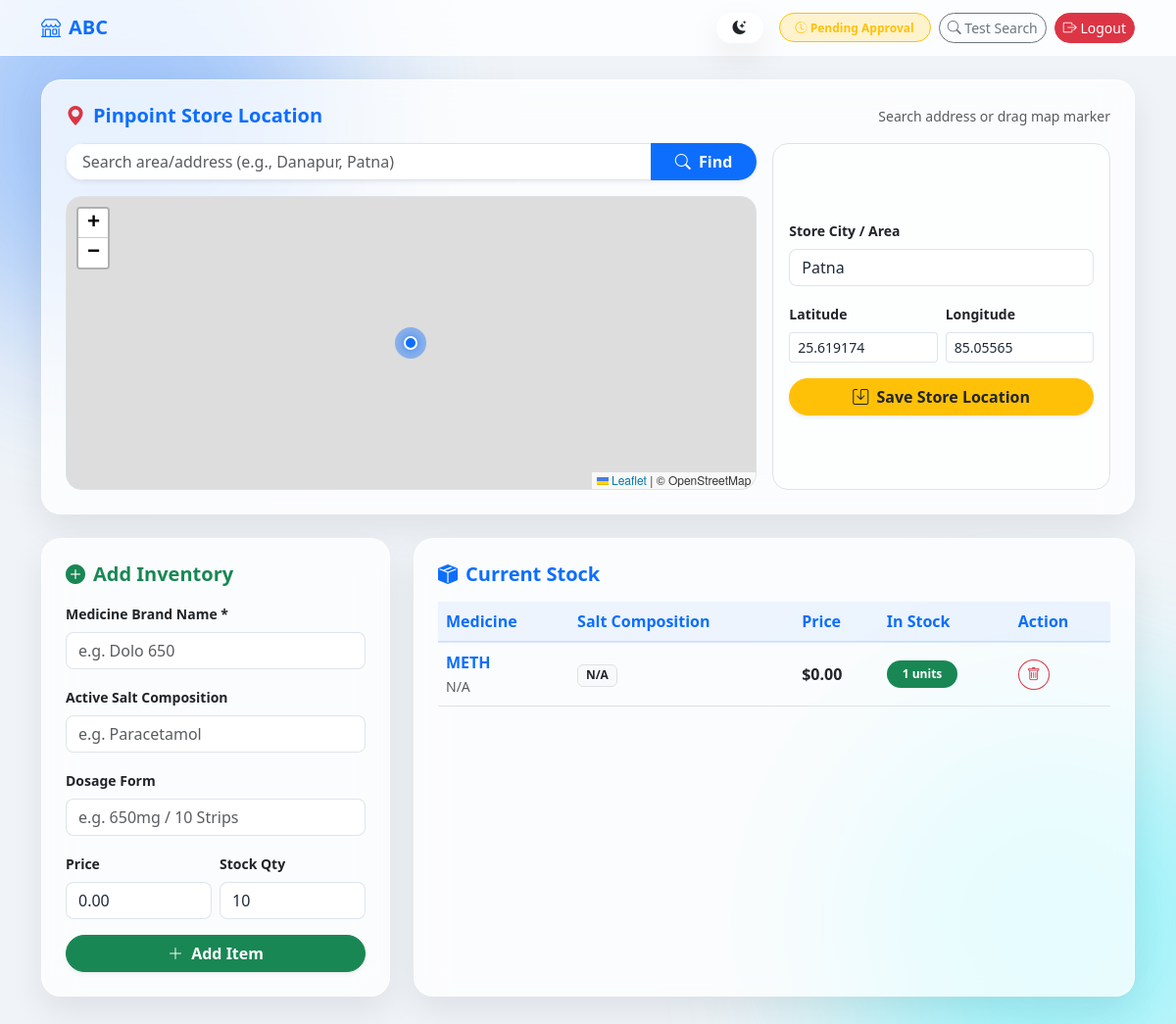
/dashboard (signed in), run on the app's committed database.
### tables this page shows
CREATE TABLE shops 
                        (id INTEGER PRIMARY KEY, name TEXT, city TEXT, password TEXT, lat REAL, lng REAL, status TEXT DEFAULT 'Pending', license_number TEXT, license_image TEXT, gst_certificate TEXT, shop_photo TEXT);

CREATE TABLE inventory 
                        (id INTEGER PRIMARY KEY, shop_id INTEGER, med_name TEXT, price REAL DEFAULT 0.0, stock_quantity INTEGER DEFAULT 1, dosage TEXT DEFAULT '', salt_composition TEXT DEFAULT '');

### app.py (the view, shortened to what this page needs)
@app.route("/dashboard", methods=["GET", "POST"])
def dashboard():
    if "shop_id" not in session:
        return redirect("/login")
    db = get_db()
    items = db.execute("SELECT * FROM inventory WHERE shop_id=?", (session["shop_id"],)).fetchall()
    shop = db.execute("SELECT * FROM shops WHERE id=?", (session["shop_id"],)).fetchone()
    reservations = db.execute("""
        SELECT r.id, r.customer_phone, r.created_at, i.med_name
        FROM reservations r
        JOIN inventory i ON r.inventory_id = i.id
        WHERE i.shop_id = ? ORDER BY r.id DESC
    """, (session["shop_id"],)).fetchall()
    return render_template("dashboard.html", items=items, shop=shop, reservations=reservations)

### app.py (called while the page is built)
def get_db():
    conn = sqlite3.connect("database.db")
    conn.row_factory = sqlite3.Row
    conn.execute("PRAGMA foreign_keys = ON;")
    return conn

### templates/dashboard.html (shortened to what this page needs)
<!DOCTYPE html>
<html lang="en">
<head>
    <link rel="stylesheet" href="https://cdn.jsdelivr.net/npm/bootstrap@5.3.0/dist/css/bootstrap.min.css">
    <link rel="stylesheet" href="https://unpkg.com/leaflet@1.9.4/dist/leaflet.css" />
    <link rel="stylesheet" href="https://cdn.jsdelivr.net/npm/bootstrap-icons@1.10.5/font/bootstrap-icons.css">
    <link rel="stylesheet" href="/static/css/style.css">
</head>
<body class="ambient-bg pb-5">
<nav class="navbar navbar-expand-lg glass-nav sticky-top mb-4">
    <div class="container">
        <span class="navbar-brand fw-bold text-primary"><i class="bi bi-shop me-2"></i>{% if shop %}{{ shop.name }}{% else %}Shop Dashboard{% endif %}</span>
        <div class="d-flex align-items-center gap-2">
            <button class="btn btn-sm glass-card px-3 rounded-pill me-2" onclick="toggleTheme()" title="Toggle Theme">
                <i id="theme-toggle-icon" class="bi bi-moon-stars-fill text-dark"></i>
            </button>
            {% if shop and shop.status == 'Verified' %}
                <span class="badge bg-success-subtle text-success border border-success px-3 py-2 rounded-pill"><i class="bi bi-patch-check-fill"></i> Verified</span>
            {% elif shop and shop.status == 'Rejected' %}
                <span class="badge bg-danger-subtle text-danger border border-danger px-3 py-2 rounded-pill"><i class="bi bi-x-circle-fill"></i> Rejected</span>
            {% else %}
                <span class="badge bg-warning-subtle text-warning border border-warning px-3 py-2 rounded-pill"><i class="bi bi-clock-history"></i> Pending Approval</span>
            {% endif %}
            <a href="/" class="btn btn-outline-secondary btn-sm rounded-pill"><i class="bi bi-search"></i> Test Search</a>
            <a href="/logout" class="btn btn-danger btn-sm rounded-pill"><i class="bi bi-box-arrow-right"></i> Logout</a>
        </div>
    </div>
</nav>
<div class="container">
    <div class="row g-4">
        <div class="col-12">
            <div class="card glass-card p-4">
                <div class="d-flex justify-content-between align-items-center mb-3">
                    <h5 class="fw-bold mb-0 text-primary"><i class="bi bi-geo-alt-fill text-danger me-2"></i>Pinpoint Store Location</h5>
                    <small class="text-muted">Search address or drag map marker</small>
                </div>
                <div class="row g-3">
                    <div class="col-md-8">
                        <div class="input-group mb-3 shadow-sm rounded-pill overflow-hidden">
                            <input type="text" id="address-search" class="form-control glass-input border-0 ps-3" placeholder="Search area/address (e.g., Danapur, Patna)">
                            <button class="btn btn-primary px-4 fw-semibold" type="button" onclick="geocodeAddress()"><i class="bi bi-search me-1"></i> Find</button>
                        </div>
                        <div id="admin-map" class="rounded-4 border" style="height: 300px;"></div>
                    </div>
                    <div class="col-md-4">
                        <form action="/update_location" method="POST" class="p-3 rounded-4 border bg-white bg-opacity-50 h-100 d-flex flex-column justify-content-center">
                            <div class="mb-3">
                                <label class="form-label small fw-bold">Store City / Area</label>
                                <input type="text" name="city" id="city" class="form-control glass-input rounded-3" value="{% if shop %}{{ shop.city or '' }}{% endif %}" placeholder="e.g. Patna" required>
                            </div>
                            <div class="row g-2 mb-3">
                                <div class="col-6">
                                    <label class="form-label small fw-bold">Latitude</label>
                                    <input type="text" name="lat" id="lat" class="form-control form-control-sm glass-input text-muted" value="{% if shop %}{{ shop.lat or '' }}{% endif %}" readonly>
                                </div>
                                <div class="col-6">
                                    <label class="form-label small fw-bold">Longitude</label>
                                    <input type="text" name="lng" id="lng" class="form-control form-control-sm glass-input text-muted" value="{% if shop %}{{ shop.lng or '' }}{% endif %}" readonly>
                                </div>
                            </div>
                            <button type="submit" class="btn btn-warning text-dark w-100 fw-semibold rounded-pill shadow-sm"><i class="bi bi-save me-1"></i> Save Store Location</button>
                        </form>
                    </div>
                </div>
            </div>
        </div>
        <div class="col-md-4">
            <div class="card glass-card p-4 h-100">
                <h5 class="fw-bold mb-3 text-success"><i class="bi bi-plus-circle-fill me-2"></i>Add Inventory</h5>
                <form method="POST">
                    <div class="mb-3">
                        <label class="form-label small fw-bold">Medicine Brand Name *</label>
                        <input type="text" name="med_name" class="form-control glass-input rounded-3" placeholder="e.g. Dolo 650" required>
                    </div>
                    <div class="mb-3">
                        <label class="form-label small fw-bold">Active Salt Composition</label>
                        <input type="text" name="salt_composition" class="form-control glass-input rounded-3" placeholder="e.g. Paracetamol">
                    </div>
                    <div class="mb-3">
                        <label class="form-label small fw-bold">Dosage Form</label>
                        <input type="text" name="dosage" class="form-control glass-input rounded-3" placeholder="e.g. 650mg / 10 Strips">
                    </div>
                    <div class="row g-2 mb-3">
                        <div class="col-6">
                            <label class="form-label small fw-bold">Price</label>
                            <input type="number" step="0.01" name="price" class="form-control glass-input rounded-3" value="0.00">
                        </div>
                        <div class="col-6">
                            <label class="form-label small fw-bold">Stock Qty</label>
                            <input type="number" name="stock_quantity" class="form-control glass-input rounded-3" value="10">
                        </div>
                    </div>
                    <button type="submit" class="btn btn-success w-100 fw-semibold rounded-pill shadow-sm"><i class="bi bi-plus-lg me-1"></i> Add Item</button>
                </form>
            </div>
        </div>
        <div class="col-md-8">
            <div class="card glass-card p-4 h-100">
                <h5 class="fw-bold mb-3 text-primary"><i class="bi bi-box-seam-fill me-2"></i>Current Stock</h5>
                <div class="table-responsive">
                    <table class="table table-glass align-middle">
                        <thead>
                            <tr>
                                <th>Medicine</th>
                                <th>Salt Composition</th>
                                <th>Price</th>
                                <th>In Stock</th>
                                <th>Action</th>
                            </tr>
                        </thead>
                        <tbody>
                            {% for item in items %}
                            <tr>
                                <td>
                                    <div class="fw-semibold text-primary">{{ item.med_name }}</div>
                                    <small class="text-muted">{{ item.dosage or 'N/A' }}</small>
                                </td>
                                <td><span class="badge bg-light text-dark border">{{ item.salt_composition or 'N/A' }}</span></td>
                                <td class="fw-bold">${{ "%.2f"|format(item.price or 0.0) }}</td>
                                <td><span class="badge bg-success rounded-pill px-3 py-2">{{ item.stock_quantity or 0 }} units</span></td>
                                <td>
                                    <form action="/delete_medicine/{{ item.id }}" method="POST" class="m-0" onsubmit="return confirm('Remove medicine?');">
                                        <button type="submit" class="btn btn-outline-danger btn-sm rounded-circle"><i class="bi bi-trash"></i></button>
                                    </form>
                                </td>
                            </tr>
                            {% else %}
                            <tr>
                                <td colspan="5" class="text-center py-4 text-muted">No inventory added yet.</td>
                            </tr>
                            {% endfor %}
                        </tbody>
                    </table>
                </div>
            </div>
        </div>
    </div>
</div>
</body>
</html>

### static/css/style.css (style rules this page uses)
:root { --primary-gradient: linear-gradient(135deg, #0d6efd 0%, #0a58ca 50%, #6610f2 100%); --liquid-gradient: linear-gradient(-45deg, #0d6efd, #0a58ca, #17a2b8, #6610f2); --glass-bg: rgba(255, 255, 255, 0.75); --glass-bg-hover: rgba(255, 255, 255, 0.88); --glass-border: rgba(255, 255, 255, 0.6); --glass-shadow: 0 15px 35px rgba(0, 0, 0, 0.08); }
body { font-family: system-ui, -apple-system, "Segoe UI", Roboto, "Helvetica Neue", Arial, sans-serif; background-color: #f0f4f8; color: #2c3e50; min-height: 100vh; overflow-x: hidden; animation: pageFadeIn 0.5s ease-out; }
.ambient-bg { position: relative; min-height: 100vh; background-color: #f0f4f8; overflow-x: hidden; }
.ambient-bg::before, .ambient-bg::after { content: ""; position: fixed; width: 450px; height: 450px; border-radius: 50%; filter: blur(90px); opacity: 0.35; pointer-events: none; z-index: 0; animation: floatBlob 14s ease-in-out infinite alternate; }
.ambient-bg::before { background: #0d6efd; top: -100px; left: -100px; }
.ambient-bg::after { background: #00f2fe; bottom: -100px; right: -100px; animation-delay: -7s; }
.glass-card { background: var(--glass-bg) !important; backdrop-filter: blur(16px); -webkit-backdrop-filter: blur(16px); border: 1px solid var(--glass-border) !important; box-shadow: var(--glass-shadow); border-radius: 20px !important; transition: transform 0.3s cubic-bezier(0.165, 0.84, 0.44, 1), box-shadow 0.3s ease; position: relative; z-index: 1; }
.glass-nav { background: rgba(255, 255, 255, 0.8) !important; backdrop-filter: blur(12px); -webkit-backdrop-filter: blur(12px); border-bottom: 1px solid rgba(255, 255, 255, 0.5); }
.glass-input { background: rgba(255, 255, 255, 0.85) !important; border: 1px solid rgba(200, 210, 225, 0.6) !important; color: #1e293b !important; backdrop-filter: blur(4px); transition: all 0.25s ease; }
.table-glass { --bs-table-bg: transparent; }
.table-glass thead th { background: rgba(13, 110, 253, 0.06); color: #0d6efd; border-bottom: 2px solid rgba(13, 110, 253, 0.15); }

### data on the page
shops: name "ABC", city "Patna", lat "25.619174", lng "85.05565"
inventory: med_name "METH", dosage "N/A", salt_composition "N/A", price "0.00", stock_quantity "1"
